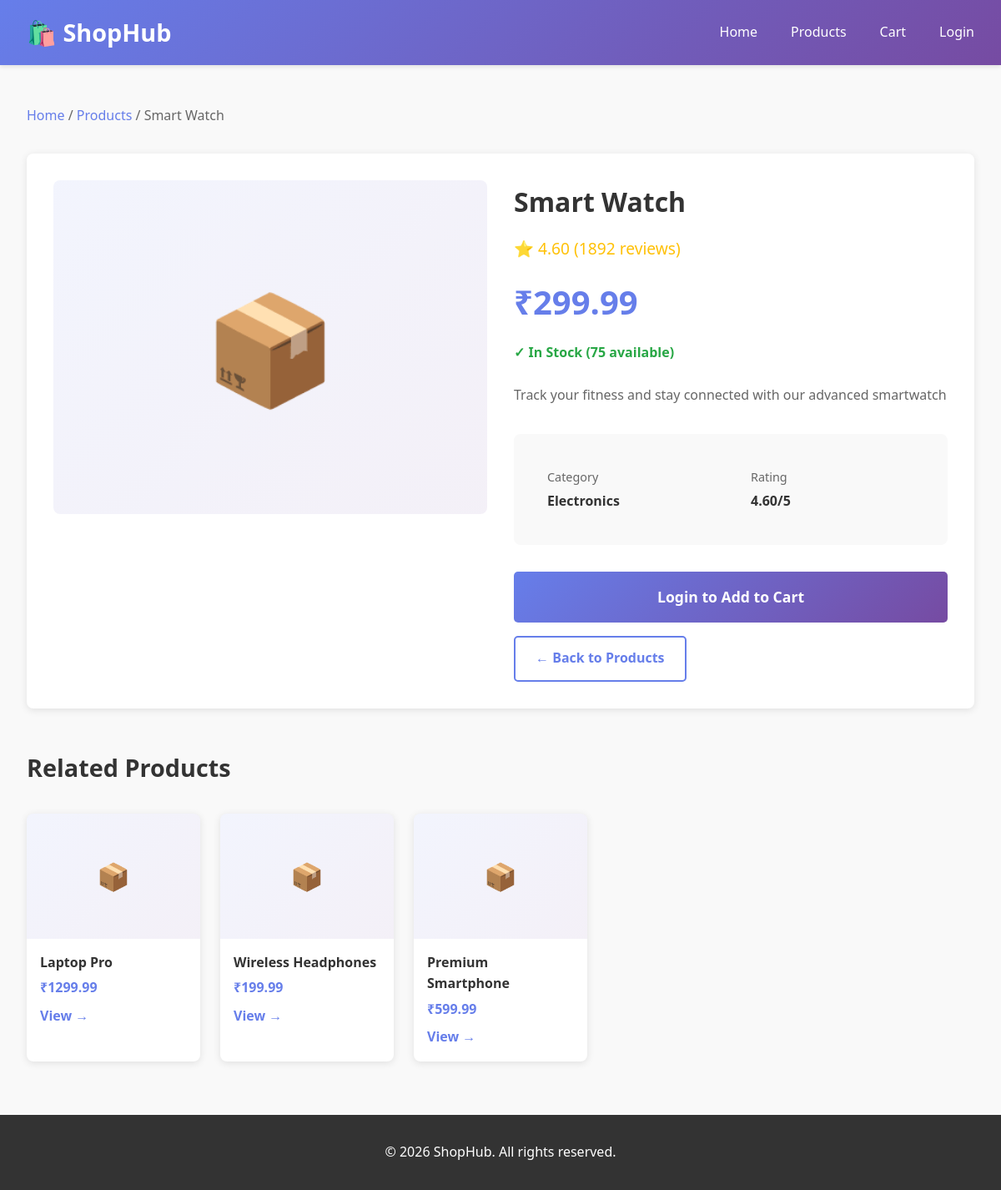
Screenshot of /product/2/ with the database file from the repository.
### MyApp/models.py (models this page shows, shortened)
class Product(models.Model):
    CATEGORY_CHOICES = [
        ('electronics', 'Electronics'),
        ('fashion', 'Fashion'),
        ('home', 'Home & Living'),
        ('sports', 'Sports'),
        ('books', 'Books'),
        ('gaming', 'Gaming'),
    ]
    name = models.CharField(max_length=200)
    description = models.TextField()
    price = models.DecimalField(max_digits=10, decimal_places=2)
    category = models.CharField(max_length=50, choices=CATEGORY_CHOICES)
    image = models.ImageField(upload_to='products/', null=True, blank=True)
    stock = models.IntegerField(default=0)
    rating = models.DecimalField(max_digits=3, decimal_places=2, default=5.00)
    reviews_count = models.IntegerField(default=0)
    created_at = models.DateTimeField(auto_now_add=True)
    updated_at = models.DateTimeField(auto_now=True)
    class Meta:
        ordering = ['-created_at']

### MyApp/views.py (the view)
# urls.py: path('product/<int:pk>/', views.product_detail, name='product_detail'),
def product_detail(request, pk):
    product = get_object_or_404(Product, pk=pk)
    related_products = Product.objects.filter(category=product.category).exclude(pk=pk)[:4]
    return render(request, 'product_detail.html', {'product': product, 'related_products': related_products})

### template/product_detail.html (shortened to what this page needs)
<!DOCTYPE html>
<html lang="en">
<head>
</head>
<body>
    <header>
        <nav>
            <div class="logo">🛍️ ShopHub</div>
            <ul>
                <li><a href="{% url 'Home' %}">Home</a></li>
                <li><a href="{% url 'products' %}">Products</a></li>
                <li><a href="{{ request.user|yesno:'/cart,/login' }}">Cart</a></li>
                {% if user.is_authenticated %}
                    <li><a href="{% url 'dashboard' %}">Dashboard</a></li>
                    <li><a href="{% url 'logout' %}">Logout</a></li>
                {% else %}
                    <li><a href="{% url 'login' %}">Login</a></li>
                {% endif %}
            </ul>
        </nav>
    </header>
    <div class="container">
        <div class="breadcrumb">
            <a href="{% url 'Home' %}">Home</a> /
            <a href="{% url 'products' %}">Products</a> /
            <span>{{ product.name }}</span>
        </div>
        <div class="product-detail">
            <div class="product-image">📦</div>
            <div class="product-info">
                <h1>{{ product.name }}</h1>
                <div class="rating">⭐ {{ product.rating }} ({{ product.reviews_count }} reviews)</div>
                <div class="price">₹{{ product.price }}</div>
                {% if product.stock > 0 %}
                    <div class="in-stock">✓ In Stock ({{ product.stock }} available)</div>
                {% else %}
                    <div class="out-stock">✗ Out of Stock</div>
                {% endif %}
                <div class="description">
                    {{ product.description }}
                </div>
                <div class="details-grid">
                    <div class="detail-item">
                        <div class="detail-label">Category</div>
                        <div class="detail-value">{{ product.get_category_display }}</div>
                    </div>
                    <div class="detail-item">
                        <div class="detail-label">Rating</div>
                        <div class="detail-value">{{ product.rating }}/5</div>
                    </div>
                </div>
                {% if product.stock > 0 %}
                    {% if user.is_authenticated %}
                        <form method="POST" action="{% url 'add_to_cart' product.id %}">
                            {% csrf_token %}
                            <button type="submit" class="add-to-cart-btn">🛒 Add to Cart</button>
                        </form>
                    {% else %}
                        <a href="{% url 'login' %}" class="add-to-cart-btn" style="display: block; text-align: center; text-decoration: none;">Login to Add to Cart</a>
                    {% endif %}
                {% else %}
                    <button class="add-to-cart-btn" disabled style="opacity: 0.5; cursor: not-allowed;">Out of Stock</button>
                {% endif %}
                <a href="{% url 'products' %}" class="back-btn">← Back to Products</a>
            </div>
        </div>
        {% if related_products %}
            <div class="related-section">
                <h2 class="related-title">Related Products</h2>
                <div class="related-products">
                    {% for related in related_products %}
                        <div class="product-card">
                            <div class="card-image">📦</div>
                            <div class="card-info">
                                <div class="card-name">{{ related.name }}</div>
                                <div class="card-price">₹{{ related.price }}</div>
                                <a href="{% url 'product_detail' related.id %}" class="card-link">View →</a>
                            </div>
                        </div>
                    {% endfor %}
                </div>
            </div>
        {% endif %}
    </div>
    <footer>
        <p>&copy; 2026 ShopHub. All rights reserved.</p>
    </footer>
</body>
</html>

### template/product_detail.html (style rules this page uses)
* { margin: 0; padding: 0; box-sizing: border-box; }
body { font-family: 'Segoe UI', Tahoma, Geneva, Verdana, sans-serif; line-height: 1.6; color: #333; background-color: #f9f9f9; }
header { background: linear-gradient(135deg, #667eea 0%, #764ba2 100%); color: white; padding: 1rem 0; position: sticky; top: 0; box-shadow: 0 2px 5px rgba(0,0,0,0.1); z-index: 100; }
nav { max-width: 1200px; margin: 0 auto; padding: 0 2rem; display: flex; justify-content: space-between; align-items: center; }
.logo { font-size: 1.8rem; font-weight: bold; }
nav ul { display: flex; list-style: none; gap: 2.5rem; }
nav a { color: white; text-decoration: none; transition: 0.3s; }
.container { max-width: 1200px; margin: 3rem auto; padding: 0 2rem; }
.breadcrumb { margin-bottom: 2rem; color: #666; }
.breadcrumb a { color: #667eea; text-decoration: none; }
.product-detail { background: white; border-radius: 8px; box-shadow: 0 2px 10px rgba(0,0,0,0.1); padding: 2rem; display: grid; grid-template-columns: 1fr 1fr; gap: 2rem; margin-bottom: 3rem; }
.product-image { background: linear-gradient(135deg, #667eea15 0%, #764ba215 100%); border-radius: 8px; height: 400px; display: flex; align-items: center; justify-content: center; font-size: 8rem; }
.product-info h1 { font-size: 2rem; margin-bottom: 1rem; color: #333; }
.rating { color: #ffc107; font-size: 1.2rem; margin-bottom: 1rem; }
.price { font-size: 2.5rem; color: #667eea; font-weight: bold; margin-bottom: 1rem; }
.in-stock { color: #28a745; margin-bottom: 1.5rem; font-weight: bold; }
.description { color: #666; line-height: 1.8; margin-bottom: 2rem; }
.details-grid { background: #f9f9f9; padding: 1.5rem; border-radius: 8px; margin-bottom: 2rem; display: grid; grid-template-columns: 1fr 1fr; gap: 1rem; }
.detail-item { padding: 1rem; }
.detail-label { color: #666; font-size: 0.9rem; margin-bottom: 0.3rem; }
.detail-value { color: #333; font-weight: bold; }
.add-to-cart-btn { width: 100%; background: linear-gradient(135deg, #667eea 0%, #764ba2 100%); color: white; padding: 1rem; border: none; border-radius: 5px; font-size: 1.1rem; font-weight: bold; cursor: pointer; transition: 0.3s; margin-bottom: 1rem; }
.back-btn { background: white; border: 2px solid #667eea; color: #667eea; padding: 0.8rem 1.5rem; border-radius: 5px; cursor: pointer; font-weight: bold; transition: 0.3s; text-decoration: none; display: inline-block; }
.related-section { margin-top: 3rem; }
.related-title { font-size: 1.8rem; margin-bottom: 2rem; color: #333; }
.related-products { display: grid; grid-template-columns: repeat(auto-fill, minmax(200px, 1fr)); gap: 1.5rem; }
.product-card { background: white; border-radius: 8px; box-shadow: 0 2px 10px rgba(0,0,0,0.1); overflow: hidden; transition: 0.3s; }
.card-image { background: linear-gradient(135deg, #667eea15 0%, #764ba215 100%); height: 150px; display: flex; align-items: center; justify-content: center; font-size: 2rem; }
.card-info { padding: 1rem; }
.card-name { font-weight: bold; margin-bottom: 0.3rem; }
.card-price { color: #667eea; font-weight: bold; margin-bottom: 0.5rem; }
.card-link { color: #667eea; text-decoration: none; font-weight: bold; }
footer { background: #333; color: white; padding: 2rem; margin-top: 4rem; text-align: center; }

### rows the page displays
Product: name "Smart Watch", rating "4.60", reviews_count "1892", price "299.99", stock "75", description "Track your fitness and stay connected with our advanced smartwatch", category "Electronics"
Product: name "Laptop Pro", price "1299.99"
Product: name "Wireless Headphones", price "199.99"
Product: name "Premium Smartphone", price "599.99"
